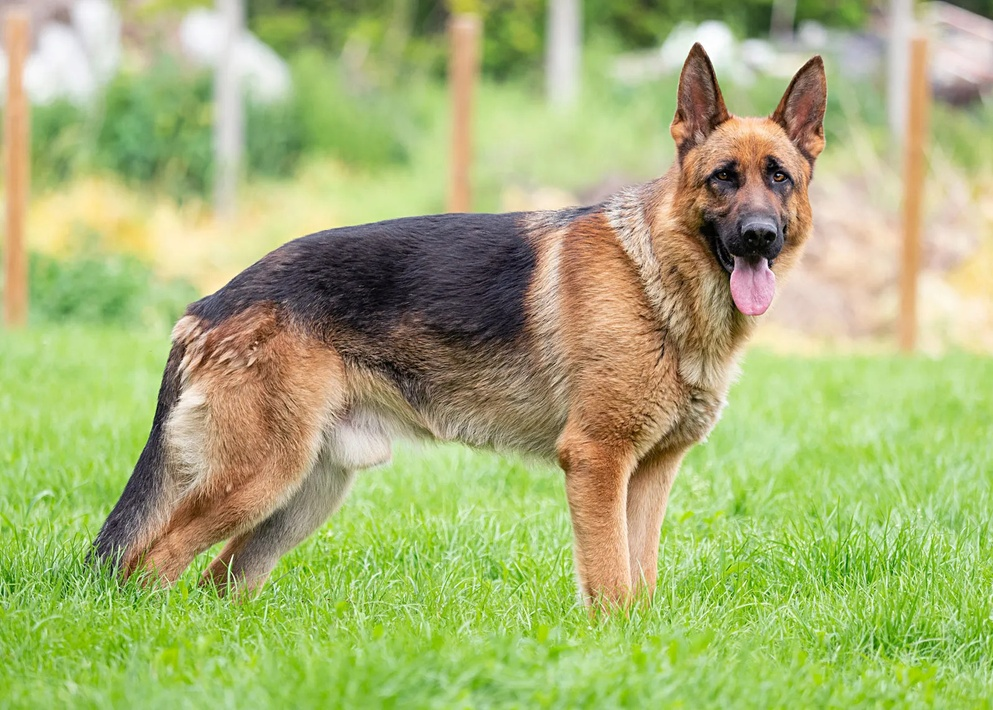
#> input picture Open_CV/Resources/dog.jpg, 993 x 710 px, shrunk from 1600 x 1144 before the run
$ jupyter execute ImageMatchingBasic.ipynb   (shell and % lines are left out)
#> lines starting #> are read from the running program, lines starting #| are printed output that depends on the picture
[cell 1]
import cv2
import numpy as np
import matplotlib.pyplot as plt

[cell 2]
full = cv2.imread('Resources/dog.jpg')
#> full is the input picture: shape (710, 993, 3); mean B, G, R 115.6, 177.9, 166.5
full =cv2.cvtColor(full,cv2.COLOR_BGR2RGB)

[cell 3]
plt.imshow(full)

[cell 4]
face = cv2.imread('Resources/face.jpg')
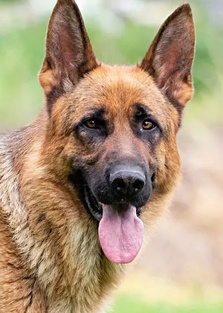
#> input picture Open_CV/Resources/face.jpg, 223 x 313 px, shrunk from 359 x 504 before the run
#> face is the input picture: shape (313, 223, 3); mean B, G, R 126.5, 155, 175.5
face =cv2.cvtColor(face,cv2.COLOR_BGR2RGB)

[cell 5]
plt.imshow(face)

[cell 6]
#eval function
sum([1,2,3])

[cell 7]
myString =' sum'

[cell 8]
myFunc = eval('sum')

[cell 9]
# Compariion methods
methods=['cv2.TM_CCOEFF','cv2.TM_CCOEFF_NORMED','cv2.TM_CCORR','cv2.TM_CCORR_NORMED','cv2.TM_SQDIFF','cv2.TM_SQDIFF_NORMED']

[cell 10]
# compairision on image
for m in methods:
    #create a copy
    full_copy = full.copy()
    method = eval(m)

    # Template Matching
    res = cv2.matchTemplate(full_copy,face,method)

    #finding minimum and maximum match value
    min_val,max_val,min_loc,max_val = cv2.minMaxLoc(res)
#> this loop made 6 passes
#> (min_val, max_val, min_loc) on passes 1 to 6: (-279294432, (632, 52), (172, 26)), (-0.386, (632, 52), (171, 26)), (3.81e+09, (770, 137), (310, 219)), (0.814, (632, 52), (181, 29)), (7533305, (176, 27), (632, 52)), (0.00133, (299, 59), (632, 52))
#> pass 1, `res = cv2.matchTemplate(full_copy,face,method)`:
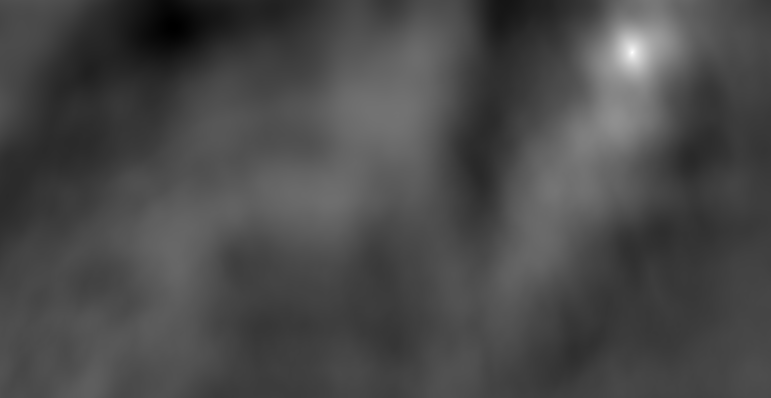
#> res: shape (398, 771) float32; min -279294432, max 712033920, mean 6873088.5; drawn with min black and max white
#> pass 3, `res = cv2.matchTemplate(full_copy,face,method)`:
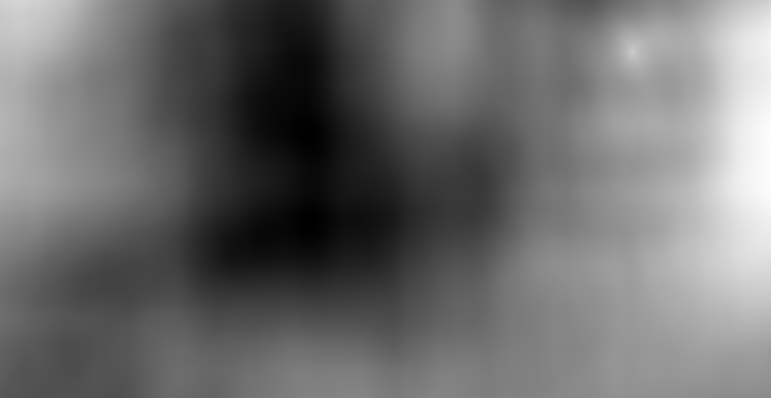
#> res: shape (398, 771) float32; min 3.81e+09, max 6.13e+09, mean 4.8e+09; drawn with min black and max white
#> after the loop:
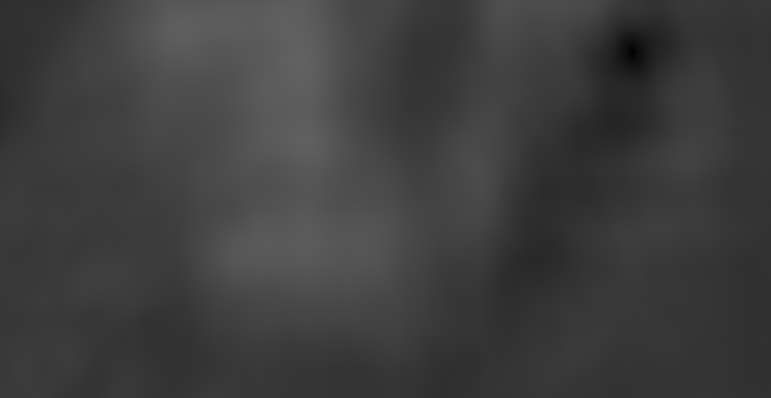
#> res: shape (398, 771) float32; min 0.00133, max 0.382, mean 0.245

[cell 11]
plt.imshow(res)

[cell 12]
w = cv2.matchTemplate(full_copy,face,cv2.TM_CCOEFF)

[cell 13]
plt.imshow(w)

[cell 14]
import cv2
import numpy as np
import matplotlib.pyplot as plt

full = cv2.imread('Resources/dog.jpg')
full = cv2.cvtColor(full, cv2.COLOR_BGR2RGB)

face = cv2.imread('Resources/face.jpg')
face = cv2.cvtColor(face, cv2.COLOR_BGR2RGB)

# Comparison methods
methods = [cv2.TM_CCOEFF, cv2.TM_CCOEFF_NORMED, cv2.TM_CCORR, cv2.TM_CCORR_NORMED, cv2.TM_SQDIFF, cv2.TM_SQDIFF_NORMED]

# Perform comparison on image
for m in methods:
    # Create a copy
    full_copy = full.copy()
    method = m  # Don't need eval() here

    # Template Matching
    res = cv2.matchTemplate(full_copy, face, method)

    # Find the best match and its location
    min_val, max_val, min_loc, max_loc = cv2.minMaxLoc(res)

    # For methods TM_SQDIFF and TM_SQDIFF_NORMED, use min_loc. Otherwise, use max_loc.
    if method in [cv2.TM_SQDIFF, cv2.TM_SQDIFF_NORMED]:
        top_left = min_loc
    else:
        top_left = max_loc

    # Get the dimensions of the template
    h, w = face.shape[:2]

    # Define the bottom right corner of the rectangle
    bottom_right = (top_left[0] + w, top_left[1] + h)

    # Draw a rectangle around the match
    cv2.rectangle(full_copy, top_left, bottom_right, (255, 0, 0), 10)

    # Display the result
    plt.subplot(121)
    plt.imshow(res)
    plt.title('Matching Result')

    plt.subplot(122)
    plt.imshow(full_copy)
    plt.title('Detected Area')

    plt.show()
#> this loop made 6 passes
#> (min_val, max_val, min_loc, top_left, bottom_right) on passes 1 to 4: (-279294432, 712033920, (172, 26), (632, 52), (855, 365)), (-0.386, 0.995, (171, 26), (632, 52), (855, 365)), (3.81e+09, 6.13e+09, (310, 219), (770, 137), (993, 450)), (0.814, 0.999, (181, 29), (632, 52), (855, 365))
#> (min_val, max_val, max_loc, top_left, bottom_right) on passes 5 to 6: (7533305, 2.05e+09, (176, 27), (632, 52), (855, 365)), (0.00133, 0.382, (299, 59), (632, 52), (855, 365))
#> pass 1, `plt.show()`:
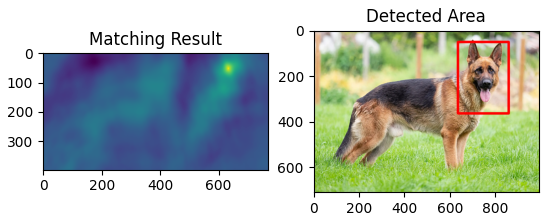
#> figure drawn by matplotlib, 2 panels
#> after the loop:
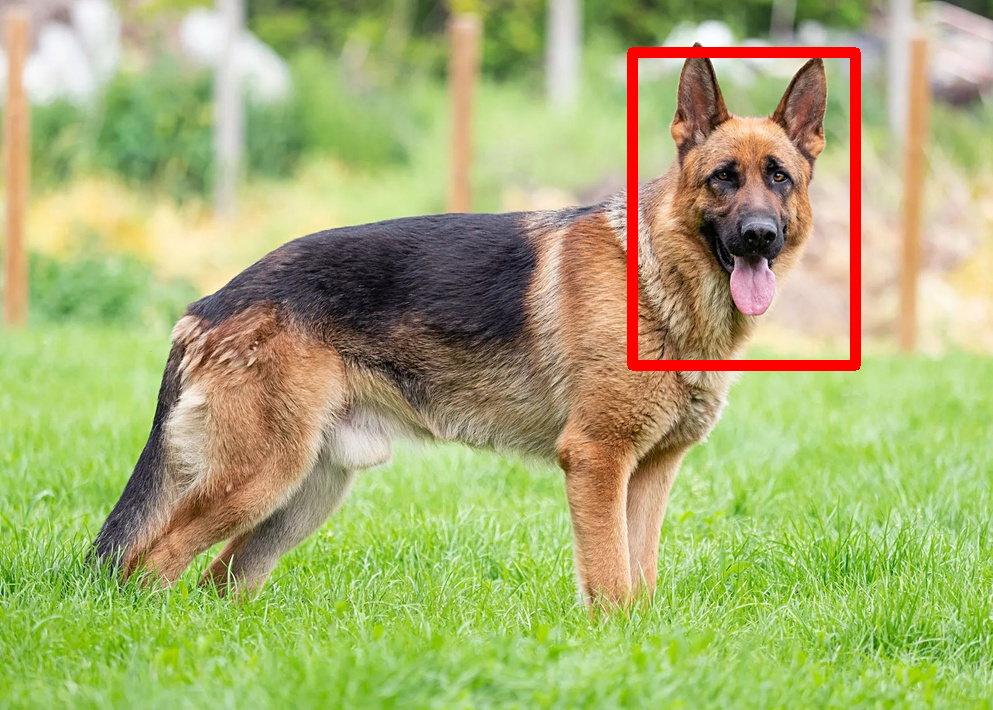
#> full_copy: shape (710, 993, 3); mean R, G, B 167.5, 174.6, 113
